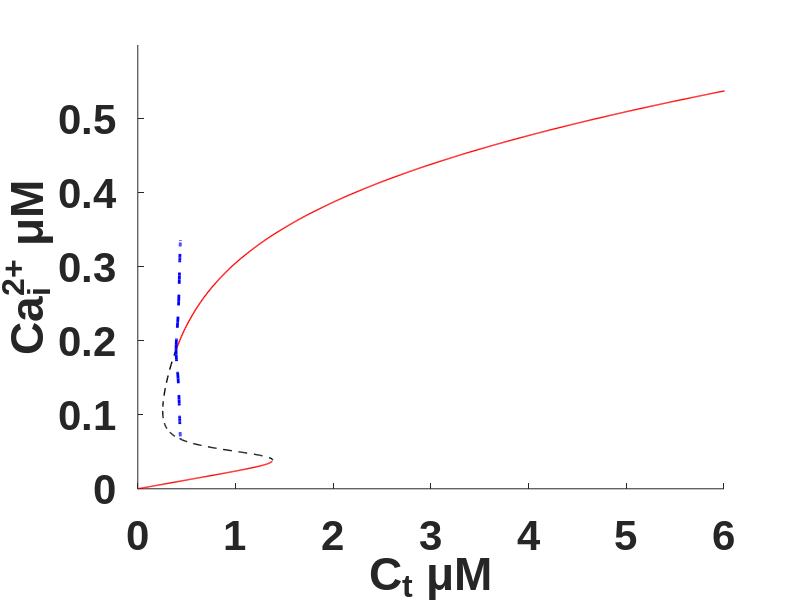

This chart was generated by the following MATLAB code:
close all
clear all
clc

load('sliceA3.mat')

plot(sliceA3((1:139),1),sliceA3((1:139),2),'r','LineWidth',1)
hold on
plot(sliceA3((140:320),1),sliceA3((140:320),2),'k--','LineWidth',1)
hold on
plot(sliceA3((321:885),1),sliceA3((321:885),2),'r','LineWidth',1)
hold on
plot(sliceA3((886:end),1),sliceA3((886:end),2),'b--','LineWidth',2)
hold on
plot(sliceA3((886:end),1),sliceA3((886:end),3),'b--','LineWidth',2)
axis([0 6 0 0.6])
box off
xlabel('C_t \muM')
ylabel('Ca^{2+}_i \muM')
set(gca,'FontSize',30,'fontweight','b','fontname','arial')